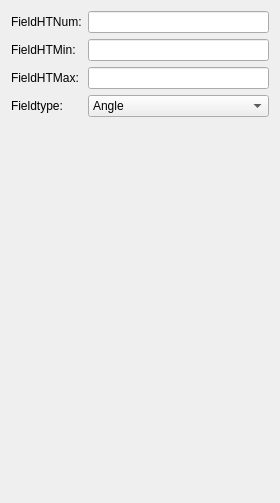
            <widget class="QWidget" name="pageFields">
             <property name="geometry">
              <rect>
               <x>0</x>
               <y>0</y>
               <width>280</width>
               <height>503</height>
              </rect>
             </property>
             <attribute name="label">
              <string>Fields</string>
             </attribute>
             <layout class="QFormLayout" name="formLayout_3">
              <item row="0" column="0">
               <widget class="QLabel" name="labelFieldHTNumber">
                <property name="text">
                 <string>FieldHTNum:</string>
                </property>
               </widget>
              </item>
              <item row="0" column="1">
               <widget class="QLineEdit" name="lineEditFieldHTNumber"/>
              </item>
              <item row="1" column="0">
               <widget class="QLabel" name="labelFieldHTMin">
                <property name="text">
                 <string>FieldHTMin:</string>
                </property>
               </widget>
              </item>
              <item row="1" column="1">
               <widget class="QLineEdit" name="lineEditFieldHTMin"/>
              </item>
              <item row="2" column="0">
               <widget class="QLabel" name="labelFieldHTMax">
                <property name="text">
                 <string>FieldHTMax:</string>
                </property>
               </widget>
              </item>
              <item row="2" column="1">
               <widget class="QLineEdit" name="lineEditFieldHTMax"/>
              </item>
              <item row="3" column="0">
               <widget class="QLabel" name="labelallFieldtype">
                <property name="text">
                 <string>Fieldtype:</string>
                </property>
               </widget>
              </item>
              <item row="3" column="1">
               <widget class="QComboBox" name="comboBoxAllFieldtype">
                <property name="enabled">
                 <bool>true</bool>
                </property>
                <property name="currentText">
                 <string>Angle</string>
                </property>
                <property name="maxVisibleItems">
                 <number>11</number>
                </property>
                <item>
                 <property name="text">
                  <string>Angle</string>
                 </property>
                </item>
                <item>
                 <property name="text">
                  <string>ObjectHeight</string>
                 </property>
                </item>
                <item>
                 <property name="text">
                  <string>ParaxialImageHeight</string>
                 </property>
                </item>
                <item>
                 <property name="text">
                  <string>RealImageHeight</string>
                 </property>
                </item>
                <item>
                 <property name="text">
                  <string>TheodoliteAngle</string>
                 </property>
                </item>
               </widget>
              </item>
             </layout>
            </widget>
